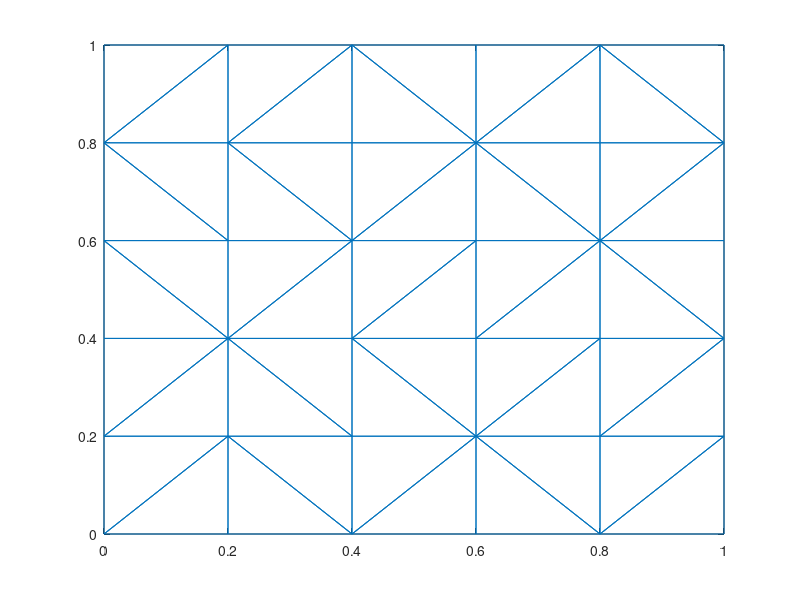

Recreate this plot in MATLAB. (Note: this script raises an error after producing the figure.)
%This is a MATLAB programme to solve the 2-D FEM programme using
%Isoparametric elements
%NAME: Sandeep Mohan Nayak
%
%  The finite element formulation of the equation to be solved,
%  using the method of weighted residuals and isoparametric element method
%  The natural triangular coordinate system is (0,0),(1,0) and (0,1)
%  Mapping functions are N1 = 1-U-V, N2 = U and N3 = V
%
%Problem: Parallel plate capacitor voltage distribution calculation.
%    Boundary conditions : Top plate voltage and Bottom plate voltage
%
%
%
%
clc; clear;
%%
%Coordinate to be analyzed
X_range = [0 1];
Y_range = [0 1];

dx = 0.2;
dy = 0.2;

nx = 1 + (X_range(2) - X_range(1)) / dx;
ny = 1 + (Y_range(2) - Y_range(1)) / dy;

%Meshgrid formation
[x,y] = meshgrid(X_range(1) : dx : X_range(2) , Y_range(1) : dy : Y_range(2));
D = delaunay(x,y);                             % Triangulation
triplot(D,x,y)

%Material parameter
disp('MATERIAL PARAMETER');
BC_top = input('Enter the voltage on Top plate = ');
BC_bottom = input('Enter the voltage on Bottom plate = ');
epsilon_0 = 8.85e-12;
epsilon_r = 5;
epsilon = epsilon_0 * epsilon_r;
Rho = 1e-9;

M = size(D,1);                           % Number of Elements
max_Node = max(max(D));                  % Total number of nodes
%Coordinate Separation
for i = 1 : M
    for j = 1 : 3
        xc{i}(j) = x( D(i , j) );        %Element wise coorinate storage
        yc{i}(j) = y( D(i , j) );
    end
end

syms U;
syms V;

%Element-wise processing
for i = 1 : M
    
    x1 = xc{i}(1);                          %Coordinate copy element-wise
    x2 = xc{i}(2);
    x3 = xc{i}(3);
    
    y1 = yc{i}(1);
    y2 = yc{i}(2);
    y3 = yc{i}(3);
    
    N1 = 1-U-V;                                    % Mapping functions
    N2 = U;
    N3 = V;
    N = [N1 N2 N3];                                % Mapping vector

    DelN = [ diff(N,U) ; diff(N,V) ];

    xv = [x1 ; x2 ; x3];
    yv = [y1 ; y2 ; y3];
    X = N * xv;
    Y = N * yv;

    %Jaccobian calculation
    
    J = [ diff( X , U ) diff( Y , U ) ; diff( X , V ) diff( Y , V ) ];
    
    k = inv(J) * DelN;
    k1 = epsilon .* k' * k * det(J);
    
    %Local stiffness matrix
    Ke{i} = vpaintegral(vpaintegral(k1 , V , [0 1-U]) , U , [0 1]);
    
    %Local forced vector calculation
    Fe{i} = vpaintegral(vpaintegral((Rho.* N' * det(J)) , V , [0 1-U]) , U , [0 1]);
    
end

%% Assembly of Global Stiffness Matrix
K = zeros(max_Node,max_Node); %Initializing global stiffness matrix
for p = 1:M                            %iterating over all elements
for i=1:3                              %iterating over all the rows of local stiffness matrix
for j= 1:3                             %iterating over all the columns of local stiffness matrix
K(D(p,i), D(p,j)) = K(D(p,i), D(p,j))+ Ke{p}(i,j);
%Assembling the values at global node by mapping values at local nodes
%(thru all elements) into it
end
end
end
%% Assembly of Global force matrix
Force= zeros(max_Node,1); %Initializing global force matrix
for p = 1:M
for i=1:3
Force(D(p,i)) = Force(D(p,i)) +Fe{p}(i);
end
end


%% Applying Boundary conditions
BCnodes_top = [];                       % intializing boundary nodes at top of parallel plate
BCnodes_bottom = [];                    % intializing boundary nodes at bottom of parallel plate
for i= 1:max_Node
if rem(i,ny)==0
BCnodes_top = [BCnodes_top, i];         % Boundary nodes at top electrode
end
if rem(i,ny)==1
BCnodes_bottom = [BCnodes_bottom, i];   % Boundary nodes at bottom electrode
end
end
for i = 1:length(BCnodes_top)           % loop over all top boundary nodes
nBC = BCnodes_top(i);                   % boundary node
K(nBC,:) = 0;                           % make the n-th row of global K matrix zero
K(nBC,nBC) = 1;                         % make the diagonal term of the global K matrix 1
Force(nBC) = BC_top;                    % assign the n-th row of Force to the known boundary value
end
for i = 1:length(BCnodes_bottom)        % loop over all bottom boundary nodes
nBC = BCnodes_bottom(i);                % boundary node
K(nBC,:) = 0;                           % make the n-th row of global K matrix zero
K(nBC,nBC) = 1;                         % make the diagonal term of the global K matrix 1
Force(nBC) = BC_bottom;                 % assign the n-th row of Force to the known boundary value
end
%% Solution to FEM
%Equation is of form [K][Phi]= [F]
Phi = (inv(K))*Force;                   %nodal voltage values
Phiout = ([reshape(Phi,[nx,ny] )]);     %rearanging nodal values in nx X ny matrix
%% Plotting solution
figure

pcolor(x,y,Phiout)
shading interp
colorbar
colormap 'jet'
title('Voltage distribution')
xlabel('distance in x')
ylabel('distance in y')